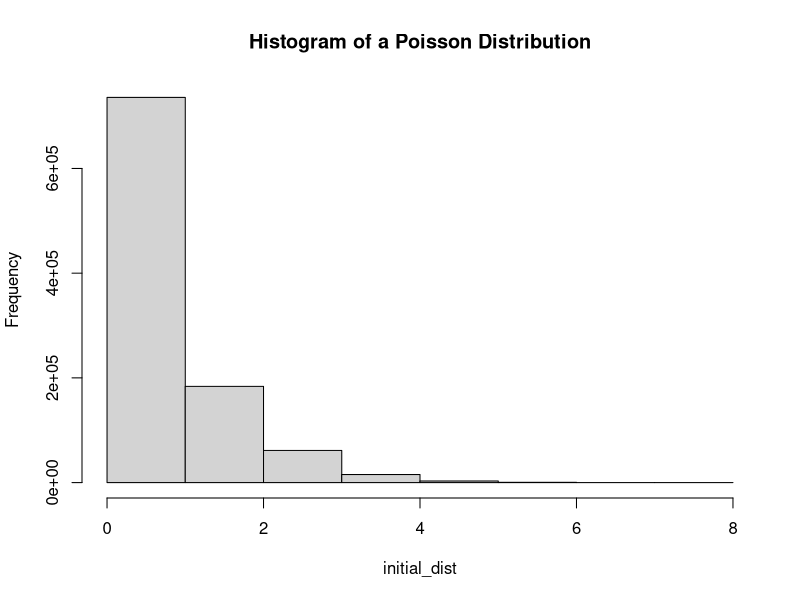
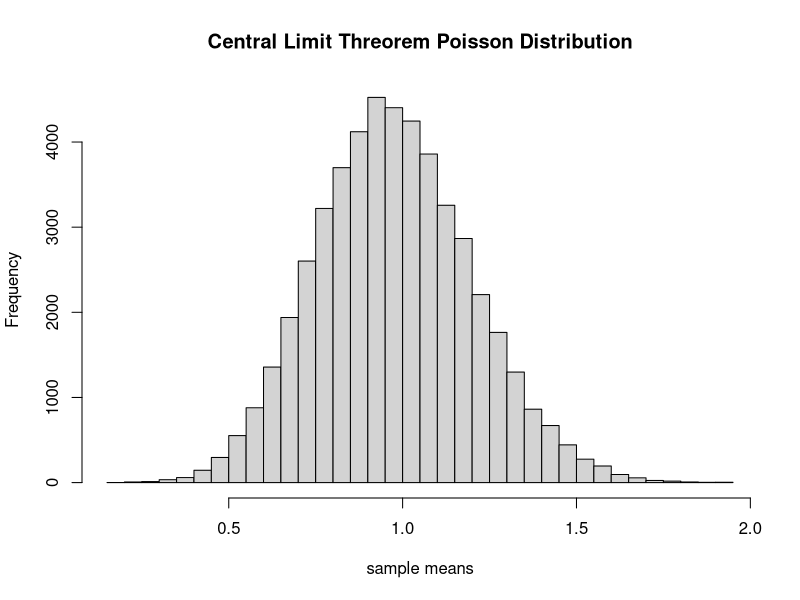
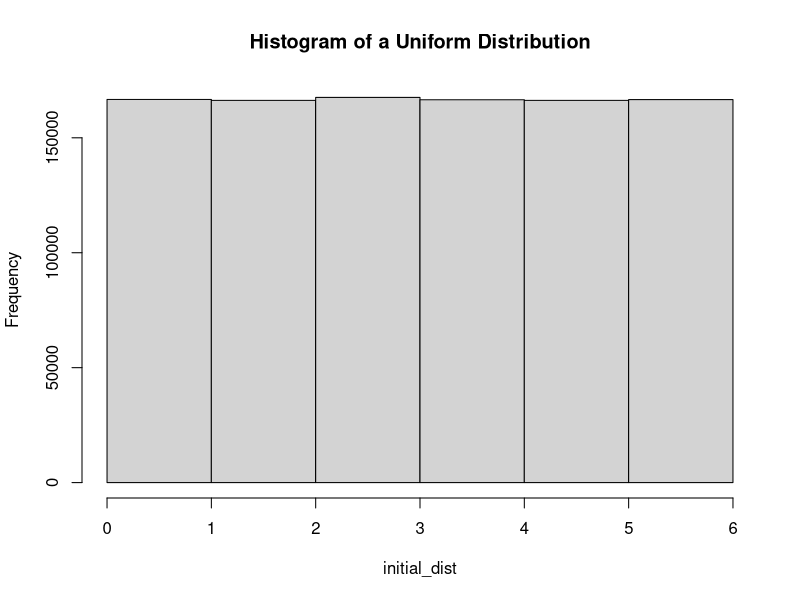
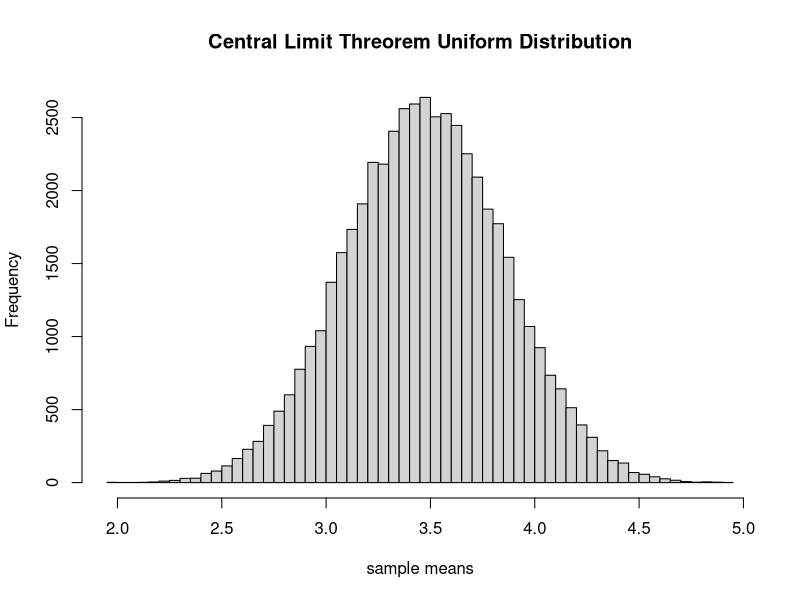

Recreate these plots in R, in order.
# Rohan Aras
# Lab 6
# 5/14/15
# This project demonstrates the central limit theorem on a uniform and poisson distribution. It
# divides each distribution into samples of 20 and takes the mean of each. It then provides a 
# histogram of these means

# Generates histogram of before and after the central limit theorem has been applied
# (distribution, string name of distribution)
clm <- function(initial_dist, type) {
  hist(initial_dist, breaks = 0:max(initial_dist), main = paste('Histogram of a', type))
  
  # list of 50 samples that comprised the original distribution vector
  x = split(initial_dist, ceiling(seq_along(initial_dist)/20))
  
  # the vector that will contain the means of each sample
  mean_dist = vector(mode = 'numeric', length = length(initial_dist)/20)
  
  # to keep track of place in mean_dist vector
  count = 1
  
  # calculates mean of each sample and puts it in mean_dist
  for (i in x) {
    mean_dist[count] = mean(i)
    count = count + 1
  }
  
  # generates second histogram
  hist(mean_dist, breaks = 50, main = paste('Central Limit Threorem', type), xlab = "sample means")
}

# number of elements in each distribution
size = 1000000

# generates Poisson Distribution
clm(rpois(size, 1), 'Poisson Distribution')

# generates Uniform Distribution (6 sided die)
clm(sample(6, size, replace=T), 'Uniform Distribution')
